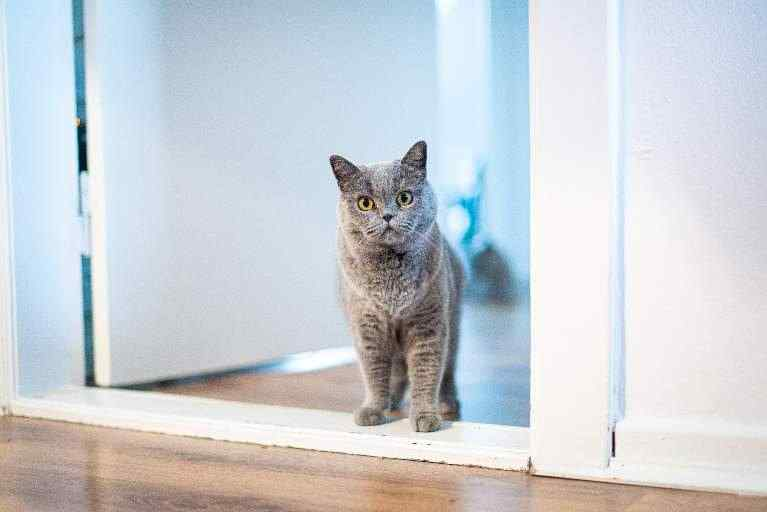
#> input picture output/compressed.jpg, 767 x 512 px, given in place of _M7BGSi_aRQ.jpg, which was not available
$ jupyter execute --allow-errors clip-pillow-basics.ipynb   (text cells are left out)
#> lines starting #> are read from the running program, lines starting #| are printed output that depends on the picture; pictures that were not available may be replaced by others from this repository, and a replacement may not be noted
[cell 1]
import numpy as np
import pandas as pd
from matplotlib import pyplot as plt
from matplotlib.image import imread
from PIL import Image, ImageOps
import os

[cell 2]
# two image examples
im_dog = './1k-compressed/_-QQuvAwQ-0.jpg'  # portrait
im_cat = './1k-compressed/_M7BGSi_aRQ.jpg'  # landscape

[cell 3]
# PIL basic properties
# Pillow coordinate system starts with (0,0) in the upper left corner (the centre of a pixel addressed as (0, 0) actually lies at (0.5, 0.5))
# Rectangles are represented as 4-tuples, with the upper left corner given first followed by the lower right corner. (0, 0, 800, 600)

img = Image.open(im_cat)
#> img is the input picture: PIL image 767x512 RGB; mean R, G, B 203.3, 208.2, 213.9
print(f'format is {img.format}')
#| format is JPEG
print(f'mode is {img.mode}')
#| mode is RGB
w, h = img.size  # width and height
#> w = 767; h = 512
print(f'image size width x height: {w} x {h}')
#| image size width x height: 767 x 512
plt.imshow(img)

[cell 4]
fig, ax = plt.subplots(1, 2, figsize=(10, 20))
plt.axis('off')
ax[0].imshow(Image.open(im_dog))
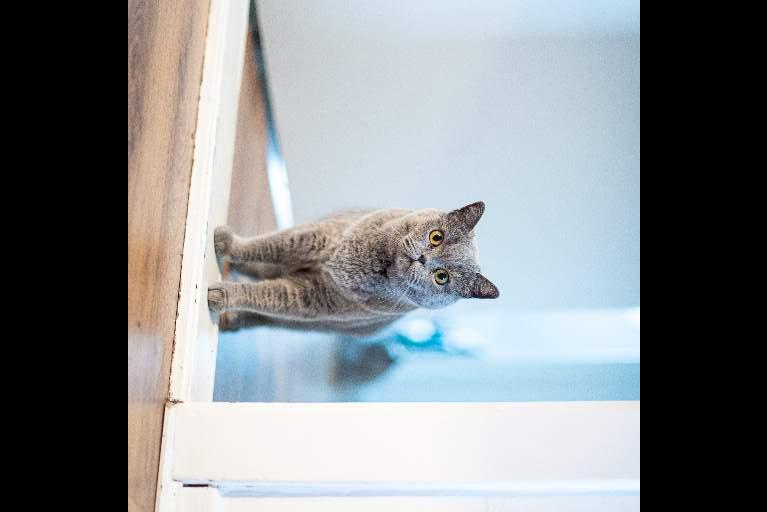
#> input picture output/rotated.jpg, 767 x 512 px, given in place of _-QQuvAwQ-0.jpg, which was not available
ax[0].axis('off')
ax[1].imshow(Image.open(im_cat))
ax[1].axis('off')
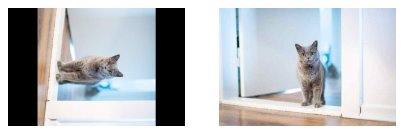
#> figure drawn by matplotlib, 2 panels

[cell 5]
img = Image.open(im_cat)

# rotation - 90 degree clockwise
img_rotated = img.rotate(-90)

# rotation - 90 degree clockwise and expand output image size with expand=True
img_rotated_expend = img.rotate(-90, expand=True)
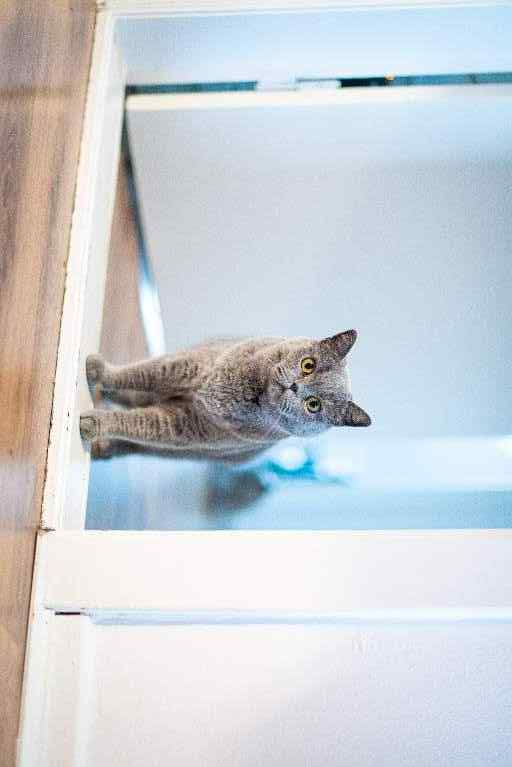
#> img_rotated_expend: PIL image 512x767 RGB; mean R, G, B 203.3, 208.2, 213.9
img_rotated.save('output/rotated.jpg')

# mirrored
img_mirrored = ImageOps.mirror(img)
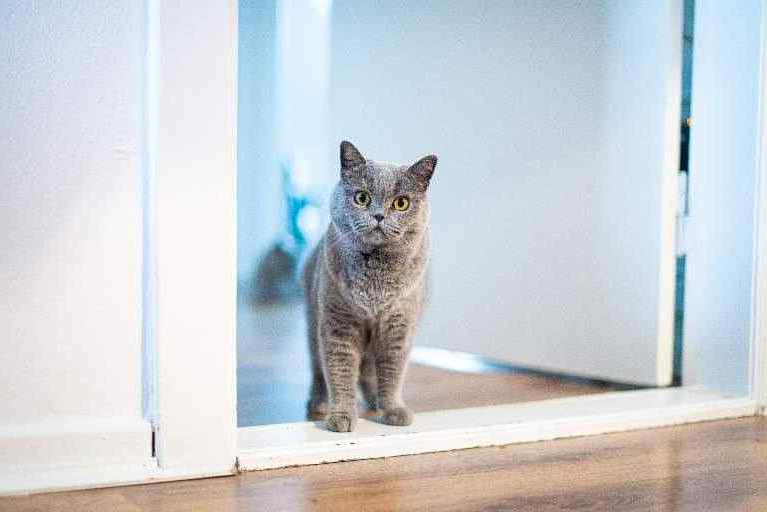
#> img_mirrored: PIL image 767x512 RGB; mean R, G, B 203.3, 208.2, 213.9

# show results
fig, ax = plt.subplots(1, 4, figsize=(10, 20))

ax[0].imshow(img)
ax[0].set_title('original')
ax[0].axis('off')

ax[1].imshow(img_rotated)
ax[1].set_title('rotate')
ax[1].axis('off')

ax[2].imshow(img_rotated_expend)
ax[2].set_title('rotate with expand')
ax[2].axis('off')

ax[3].imshow(img_mirrored)
ax[3].set_title('mirrored')
ax[3].axis('off')

[cell 6]
# add padding

img = Image.open(im_cat)

right = 100
left = 100
top = 100
bottom = 100

width, height = img.size
#> width = 767; height = 512
new_width = width + right + left
#> new_width = 967
new_height = height + top + bottom
#> new_height = 712

# RGB (190, 52, 85) is the Viva Magent Pantone Color of the Year 2023 https://www.pantone.com/color-of-the-year/2023
res = Image.new(img.mode, (new_width, new_height), (190, 52, 85))
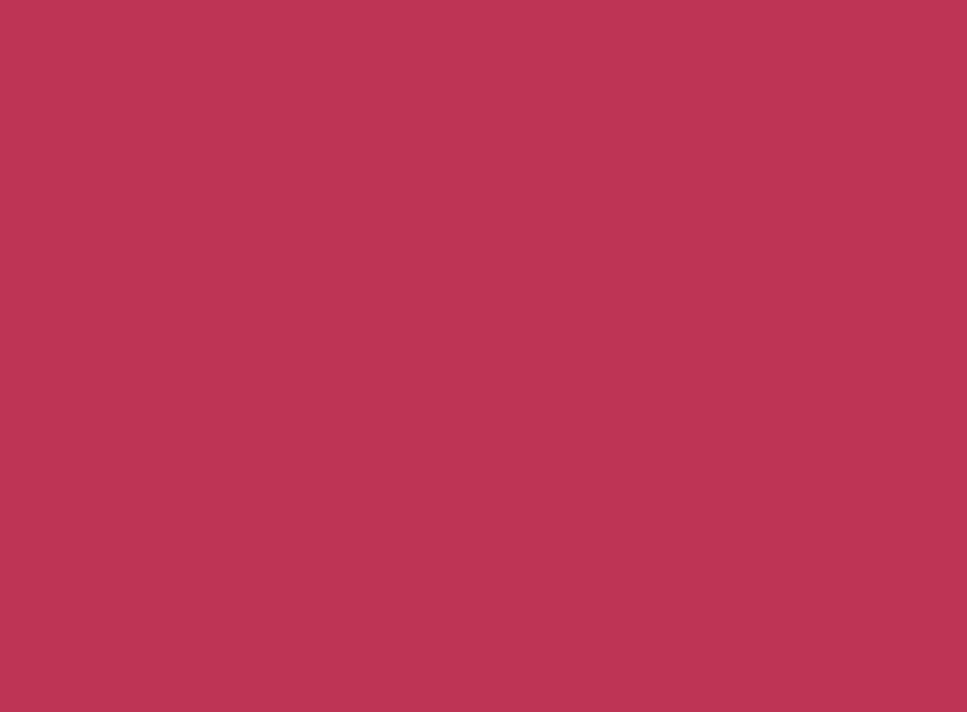
#> res: PIL image 967x712 RGB; mean R, G, B 190, 52, 85

# paste the existing image to the left top corner
res.paste(img, (left, top))
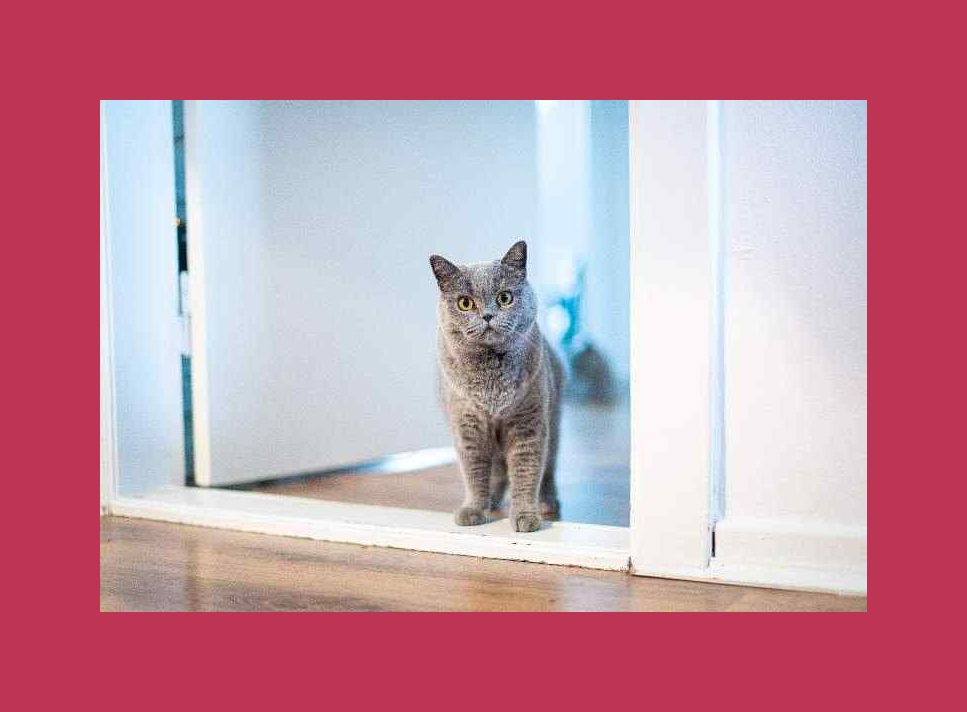
#> res: PIL image 967x712 RGB; mean R, G, B 197.6, 141.1, 158.5
#> further down, img_dog is the input picture: PIL image 767x512 RGB; mean R, G, B 132.3, 136.3, 139.3
#res.save('image_padded.jpg')

plt.imshow(res)
plt.axis('off')

[cell 7]
# resize with the shortest edge

def resize(im, fixed_size=224):
#> called with fixed_size = 224
    w, h = im.size
#> w = 767; h = 512
    if w <= h:  # fixed width to 224
        width_percent = (fixed_size / w)
        height_size = int(h * width_percent)
        im = im.resize((fixed_size, height_size), Image.NEAREST)
    else:  # fixed height to 224
        height_percent = (fixed_size / h)
#> height_percent = 0.438
        width_size = int((w * height_percent))
#> width_size = 335
        im = im.resize((width_size, fixed_size), Image.NEAREST)
    return im

img_dog = Image.open(im_dog)
img_cat = Image.open(im_cat)

fig, ax = plt.subplots(1, 2, figsize=(10, 20))
ax[0].imshow(resize(img_dog))
ax[1].imshow(resize(img_cat))

[cell 8]
# center crop an image assuming the image is larger than 224 x 224

def center_crop(img, w_crop=224, h_crop=224):

#> called with w_crop = 224, h_crop = 224
    w, h = img.size
#> w = 767; h = 512
    # int() handles size with odd number
    # coordinates for the left upper and lower right corner points
    left = int(w/2 - w_crop/2)
#> left = 271
    upper = int(h/2 - h_crop/2)
#> upper = 144
    right = left + w_crop
#> right = 495
    lower = upper + h_crop

    img_cropped = img.crop((left, upper, right, lower))
    return img_cropped

img_dog = Image.open(im_dog)
img_cat = Image.open(im_cat)

fig, ax = plt.subplots(1, 2, figsize=(10, 20))
ax[0].imshow(center_crop(img_dog))
ax[1].imshow(center_crop(img_cat))
#> call 2 of center_crop, with w_crop = 224, h_crop = 224
#> in center_crop (call 2), `img_cropped = img.crop((left, upper, right, lower))`:
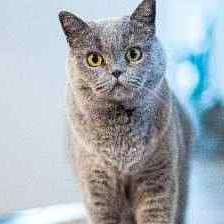
#> img_cropped: PIL image 224x224 RGB; mean R, G, B 165.1, 174.6, 182.9

[cell 9]
# resize and then center crop

img_dog = Image.open(im_dog)
img_cat = Image.open(im_cat)

fig, ax = plt.subplots(1, 2, figsize=(10, 20))
ax[0].imshow(center_crop(resize(img_dog)))
#> call 3 of center_crop, with w_crop = 224, h_crop = 224
#> in center_crop (call 3), `w, h = img.size`: w = 335; h = 224
#> in center_crop (call 3), `left = int(w/2 - w_crop/2)`: left = 55
#> in center_crop (call 3), `upper = int(h/2 - h_crop/2)`: upper = 0
#> in center_crop (call 3), `right = left + w_crop`: right = 279
#> in center_crop (call 3), `lower = upper + h_crop`: lower = 224
#> in center_crop (call 3), `img_cropped = img.crop((left, upper, right, lower))`:
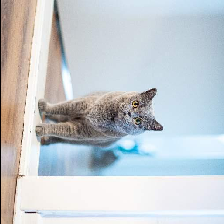
#> img_cropped: PIL image 224x224 RGB; mean R, G, B 197.4, 203.4, 207.8
ax[1].imshow(center_crop(resize(img_cat)))
#> call 4 of center_crop, with w_crop = 224, h_crop = 224
#> in center_crop (call 4), `img_cropped = img.crop((left, upper, right, lower))`:
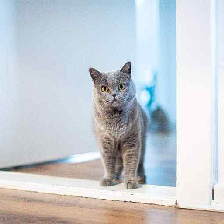
#> img_cropped: PIL image 224x224 RGB; mean R, G, B 198.6, 203.9, 209.4

[cell 10]
# compress with less quality

img = Image.open(im_cat)
img.save('output/compressed.jpg', optimize=True, quality=35)

print(f'original file size: {int(os.path.getsize(im_cat)/1000)} KB')
print(f'compressed file size: {int(os.path.getsize("output/compressed.jpg")/1000)} KB')

[cell 11]
# resize, crop, compress without saving the file to disk
from io import BytesIO
img_file = BytesIO()

img = Image.open(im_cat)
img = center_crop(resize(img_cat))  # resize and crop
img.save(img_file, 'jpeg', optimize=True, quality=35)  # compress
print(f'file size after resizing, cropping, and compression is {int(img_file.tell()/1000)} KB')

[cell 12]
# change pixel info
img = Image.open(im_cat)

for i in range(100, 200):
    for j in range(100, 200):
        img.putpixel((i, j), (255, 0, 0))
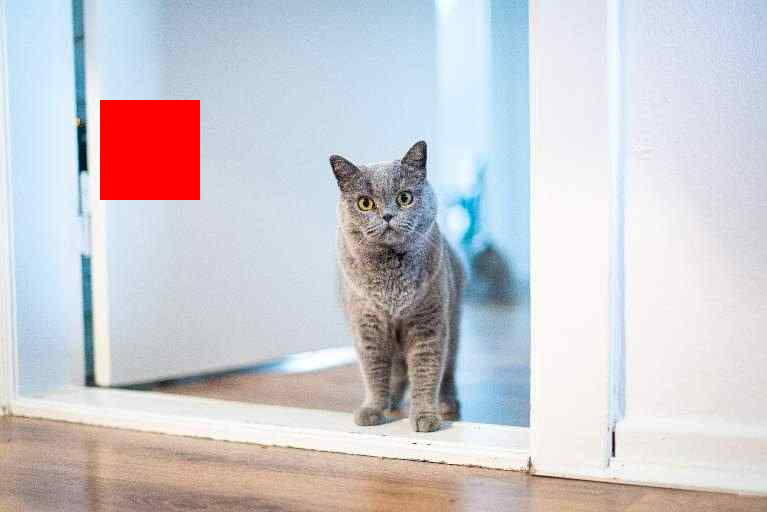
#> img: PIL image 767x512 RGB; mean R, G, B 204.4, 202.5, 207.9

plt.imshow(img)
plt.axis('off')
